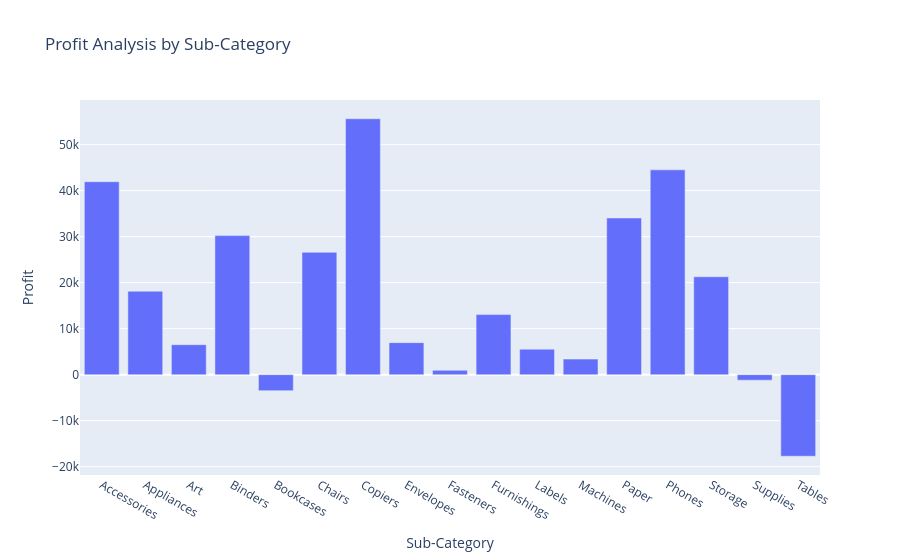

Here is the notebook cell this chart was saved with:
### Markdown cell above
### Profit Analysis by Sub-Category

### Code cell
profit_by_subcategory = data.groupby('Sub-Category')['Profit'].sum().reset_index()
fig = px.bar(profit_by_subcategory, x='Sub-Category', 
             y='Profit', 
             title='Profit Analysis by Sub-Category')
fig.show()

### Figure 1 — Plotly figure (JSON) as saved in the notebook; plotly's stock layout.template omitted (floating-point values rounded to 4 significant figures)
{"data": [{"alignmentgroup": "True", "hovertemplate": "Sub-Category=%{x}<br>Profit=%{y}<extra></extra>", "legendgroup": "", "marker": {"color": "#636efa", "pattern": {"shape": ""}}, "name": "", "offsetgroup": "", "orientation": "v", "showlegend": false, "textposition": "auto", "type": "bar", "x": ["Accessories", "Appliances", "Art", "Binders", "Bookcases", "Chairs", "Copiers", "Envelopes", "Fasteners", "Furnishings", "Labels", "Machines", "Paper", "Phones", "Storage", "Supplies", "Tables"], "xaxis": "x", "y": [41940.0, 18140.0, 6528.0, 30220.0, -3473.0, 26590.0, 55620.0, 6964.0, 949.5, 13060.0, 5546.0, 3385.0, 34050.0, 44520.0, 21280.0, -1189.0, -17730.0], "yaxis": "y"}], "layout": {"barmode": "relative", "legend": {"tracegroupgap": 0}, "title": {"text": "Profit Analysis by Sub-Category"}, "xaxis": {"anchor": "y", "domain": [0, 1], "title": {"text": "Sub-Category"}}, "yaxis": {"anchor": "x", "domain": [0, 1], "title": {"text": "Profit"}}}}
